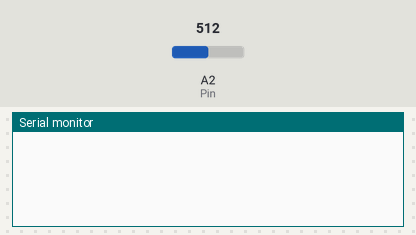
Recording of a sketch running on a simulated Arduino Uno, built with avr-gcc and run on an emulated ATmega328P. On the bench: the last lines printed to the serial monitor. The inputs (shaded band) are chosen by the test bench; at power-on: A2 (Pin) = 512.

Above: at 1.2 s.
1.3 s: A2 (Pin) set to 716
At 2.2 s:
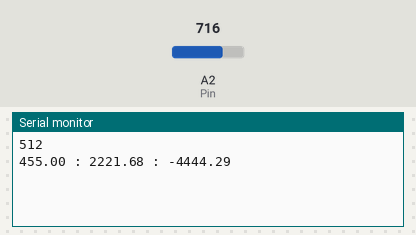
2.8 s: A2 (Pin) set to 900
At 3.7 s:
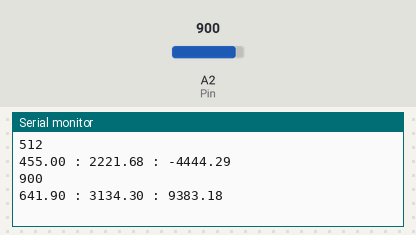
Timing chart, 0 to 5.8 s (numbered marks = the images above; inputs shaded):
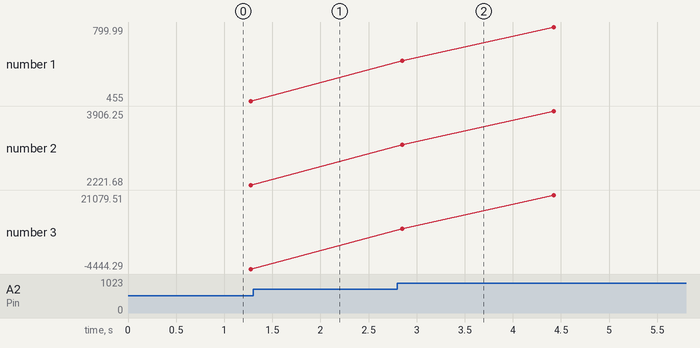

Measured:
- after the input at 2.8 s, the serial monitor: prints a new line after 0.05 s (image 2)
- plotted number 1: 455 → 799.99 after the input at 2.8 s
- plotted number 2: 2221.68 → 3906.25 after the input at 2.8 s
- plotted number 3: -4444.29 → 21079.51 after the input at 2.8 s

The sketch:

CurrentSensor.ino
```cpp
// ACS712-30

float VIn = 5.03;

// VRef input : VIn v
// VRef external resister : 4.6k ohm
// VRef internal resister : 32k ohm (Calibrated : 35 ohm)
const float VRef = VIn * 35 / (35 + 4.6);

// Analogue reference calibration
const float AnalogRefCalibration = VRef / 5.0;

const int Pin = A2;
const float ACInVoltage = VIn;
const float ACSoffset = (ACInVoltage / 2.0) * 1000;
const float mVperAmp = 66; // use 100 for 20A Module and 66 for 30A Module

void setup()
{
  analogReference(EXTERNAL);
  Serial.begin(9600);
}

void loop()
{
  float averageReadValue = 0;
  float averageVoltage = 0;
  float average = 0;

  for (int i = 0; i < 1000; i++)
  {
    int readValue = analogRead(Pin) * AnalogRefCalibration;
    float voltage = (readValue / 1024.0) * 5000; // Gets you mV
    float amps = ((voltage - ACSoffset) / mVperAmp);

    averageReadValue += readValue / 1000.0;
    averageVoltage += voltage / 1000.0;
    average += amps;

    delay(1);
  }

  Serial.println(analogRead(Pin));

  Serial.print(averageReadValue);
  Serial.print(" : ");
  Serial.print(averageVoltage);
  Serial.print(" : ");
  Serial.println(average, 2);
  delay(300);
}
```
